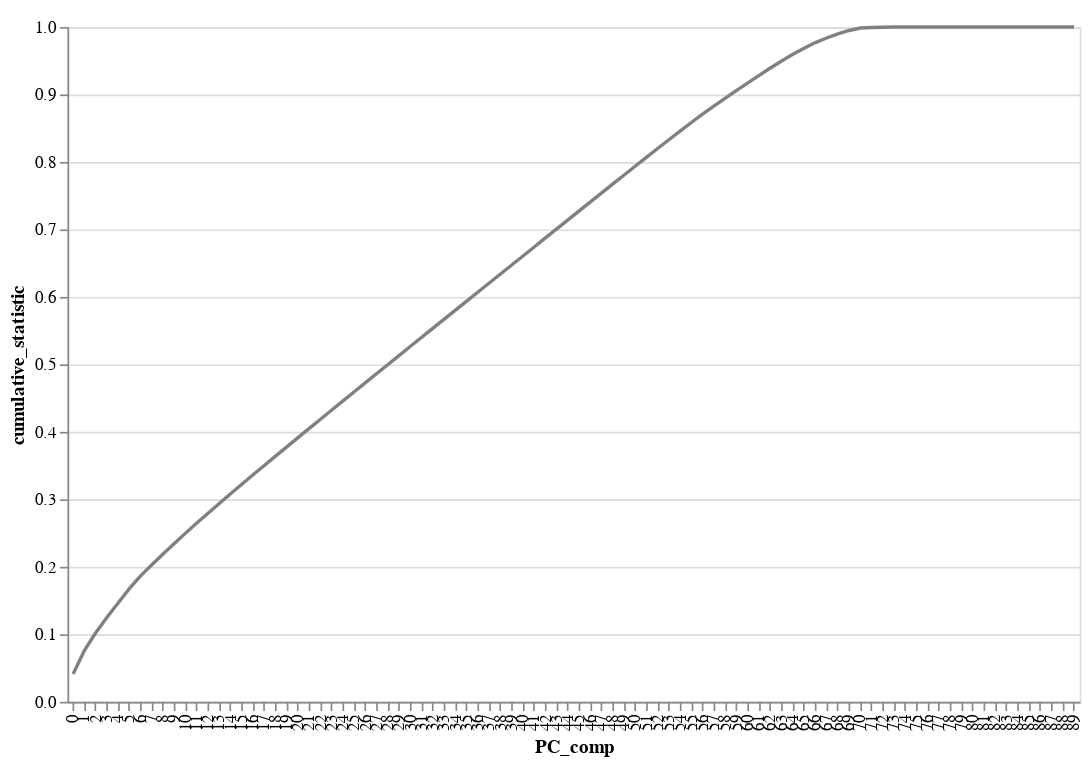

Notebook source saved alongside this figure:
### Markdown cell above
### Cumulative Variance Plot

### Code cell
#with log -  enables to understand the differences between the magnitude and makes the drawing observations easier
nearest = alt.selection(type='single', nearest=True, on='mouseover',
                        fields=['PC_comp'], empty='none')

# The basic line
#line = alt.Chart(source).mark_line(interpolate='basis').encode(
line = alt.Chart(df_pc_u).mark_line(color="gray").transform_window(
    cumulative_statistic='sum(Explained Variance)'
).encode(
    alt.Y('cumulative_statistic:Q'),#,title ="sum of Explained Variance"),
    x=('PC_comp:N'),
    #color=alt.Color('Explained_Variance:Q')
    #column=alt.Column('Explained_Variance:Q', sort=alt.SortField("sort_val", order="descending")),

).properties(
    width=600
)

# Transparent selectors across the chart. This is what tells us
# the x-value of the cursor
selectors = alt.Chart(df_pc_u).mark_point().encode(
    x='PC_comp:N',
    opacity=alt.value(0),
).add_selection(
    nearest
)
# version 5 docs
# ).add_params(
#     nearest
# )

# Draw points on the line, and highlight based on selection
points = line.mark_point().encode(
    opacity=alt.condition(nearest, alt.value(1), alt.value(0))
)

# Draw text labels near the points, and highlight based on selection
text = line.mark_text(align='left', dx=5, dy=-5).encode(
    text=alt.condition(nearest,'cumulative_statistic:Q', alt.value(' '))
)

# Draw a rule at the location of the selection
rules = alt.Chart(df_pc_u).mark_rule(color='black').encode(
    x='PC_comp:N',
).transform_filter(
    nearest
)

# Put the five layers into a chart and bind the data
chart = alt.layer(
    line, selectors, points, rules, text
).properties(
    width=800, height=400
)

chart

### Figure 1 — Vega-Lite specification as saved in the notebook (floating-point values rounded to 4 significant figures)
{"config": {"view": {"continuousWidth": 400, "continuousHeight": 300}}, "layer": [{"mark": {"type": "line", "color": "gray"}, "encoding": {"x": {"field": "PC_comp", "type": "nominal"}, "y": {"field": "cumulative_statistic", "type": "quantitative"}}, "transform": [{"window": [{"op": "sum", "field": "Explained Variance", "as": "cumulative_statistic"}]}], "width": 600}, {"mark": "point", "encoding": {"opacity": {"value": 0}, "x": {"field": "PC_comp", "type": "nominal"}}, "selection": {"selector011": {"type": "single", "nearest": true, "on": "mouseover", "fields": ["PC_comp"], "empty": "none"}}}, {"mark": "point", "encoding": {"opacity": {"condition": {"value": 1, "selection": "selector011"}, "value": 0}, "x": {"field": "PC_comp", "type": "nominal"}, "y": {"field": "cumulative_statistic", "type": "quantitative"}}, "transform": [{"window": [{"op": "sum", "field": "Explained Variance", "as": "cumulative_statistic"}]}], "width": 600}, {"mark": {"type": "rule", "color": "black"}, "encoding": {"x": {"field": "PC_comp", "type": "nominal"}}, "transform": [{"filter": {"selection": "selector011"}}]}, {"mark": {"type": "text", "align": "left", "dx": 5, "dy": -5}, "encoding": {"text": {"condition": {"field": "cumulative_statistic", "type": "quantitative", "selection": "selector011"}, "value": " "}, "x": {"field": "PC_comp", "type": "nominal"}, "y": {"field": "cumulative_statistic", "type": "quantitative"}}, "transform": [{"window": [{"op": "sum", "field": "Explained Variance", "as": "cumulative_statistic"}]}], "width": 600}], "data": {"name": "data-1ae10b3bf7e39d3991959e116b0d271b"}, "height": 400, "width": 800, "$schema": "https://vega.github.io/schema/vega-lite/v4.17.0.json", "datasets": {"data-1ae10b3bf7e39d3991959e116b0d271b": [{"Explained Variance": 0.04123, "PC_comp": 0}, {"Explained Variance": 0.03472, "PC_comp": 1}, {"Explained Variance": 0.02601, "PC_comp": 2}, {"Explained Variance": 0.02292, "PC_comp": 3}, {"Explained Variance": 0.02163, "PC_comp": 4}, {"Explained Variance": 0.02122, "PC_comp": 5}, {"Explained Variance": 0.01886, "PC_comp": 6}, {"Explained Variance": 0.01648, "PC_comp": 7}, {"Explained Variance": 0.0159, "PC_comp": 8}, {"Explained Variance": 0.01559, "PC_comp": 9}, {"Explained Variance": 0.01539, "PC_comp": 10}, {"Explained Variance": 0.01499, "PC_comp": 11}, {"Explained Variance": 0.01456, "PC_comp": 12}, {"Explained Variance": 0.0144, "PC_comp": 13}, {"Explained Variance": 0.0143, "PC_comp": 14}, {"Explained Variance": 0.01413, "PC_comp": 15}, {"Explained Variance": 0.014, "PC_comp": 16}, {"Explained Variance": 0.01387, "PC_comp": 17}, {"Explained Variance": 0.01383, "PC_comp": 18}, {"Explained Variance": 0.01375, "PC_comp": 19}, {"Explained Variance": 0.01367, "PC_comp": 20}, {"Explained Variance": 0.01365, "PC_comp": 21}, {"Explained Variance": 0.01362, "PC_comp": 22}, {"Explained Variance": 0.01358, "PC_comp": 23}, {"Explained Variance": 0.01356, "PC_comp": 24}, {"Explained Variance": 0.01354, "PC_comp": 25}, {"Explained Variance": 0.01351, "PC_comp": 26}, {"Explained Variance": 0.0135, "PC_comp": 27}, {"Explained Variance": 0.01348, "PC_comp": 28}, {"Explained Variance": 0.01346, "PC_comp": 29}, {"Explained Variance": 0.01344, "PC_comp": 30}, {"Explained Variance": 0.01344, "PC_comp": 31}, {"Explained Variance": 0.01341, "PC_comp": 32}, {"Explained Variance": 0.0134, "PC_comp": 33}, {"Explained Variance": 0.0134, "PC_comp": 34}, {"Explained Variance": 0.01338, "PC_comp": 35}, {"Explained Variance": 0.01338, "PC_comp": 36}, {"Explained Variance": 0.01337, "PC_comp": 37}, {"Explained Variance": 0.01337, "PC_comp": 38}, {"Explained Variance": 0.01337, "PC_comp": 39}, {"Explained Variance": 0.01336, "PC_comp": 40}, {"Explained Variance": 0.01336, "PC_comp": 41}, {"Explained Variance": 0.01335, "PC_comp": 42}, {"Explained Variance": 0.01335, "PC_comp": 43}, {"Explained Variance": 0.01335, "PC_comp": 44}, {"Explained Variance": 0.01334, "PC_comp": 45}, {"Explained Variance": 0.01334, "PC_comp": 46}, {"Explained Variance": 0.01333, "PC_comp": 47}, {"Explained Variance": 0.01333, "PC_comp": 48}, {"Explained Variance": 0.0133, "PC_comp": 49}, {"Explained Variance": 0.01327, "PC_comp": 50}, {"Explained Variance": 0.01321, "PC_comp": 51}, {"Explained Variance": 0.01312, "PC_comp": 52}, {"Explained Variance": 0.01294, "PC_comp": 53}, {"Explained Variance": 0.01281, "PC_comp": 54}, {"Explained Variance": 0.01273, "PC_comp": 55}, {"Explained Variance": 0.01233, "PC_comp": 56}, {"Explained Variance": 0.0121, "PC_comp": 57}, {"Explained Variance": 0.01147, "PC_comp": 58}, {"Explained Variance": 0.01132, "PC_comp": 59}, {"Explained Variance": 0.01123, "PC_comp": 60}, {"Explained Variance": 0.01104, "PC_comp": 61}, {"Explained Variance": 0.01095, "PC_comp": 62}, {"Explained Variance": 0.01027, "PC_comp": 63}, {"Explained Variance": 0.01004, "PC_comp": 64}, {"Explained Variance": 0.008905, "PC_comp": 65}, {"Explained Variance": 0.008394, "PC_comp": 66}, {"Explained Variance": 0.0069, "PC_comp": 67}, {"Explained Variance": 0.006123, "PC_comp": 68}, {"Explained Variance": 0.004942, "PC_comp": 69}, {"Explained Variance": 0.003631, "PC_comp": 70}, {"Explained Variance": 0.0007837, "PC_comp": 71}, {"Explained Variance": 0.0004555, "PC_comp": 72}, {"Explained Variance": 0.0002865, "PC_comp": 73}, {"Explained Variance": 1.279e-05, "PC_comp": 74}, {"Explained Variance": 1.105e-17, "PC_comp": 75}, {"Explained Variance": 1.084e-17, "PC_comp": 76}, {"Explained Variance": 5.062e-18, "PC_comp": 77}, {"Explained Variance": 4.562e-18, "PC_comp": 78}, {"Explained Variance": 3.085e-18, "PC_comp": 79}, {"Explained Variance": 2.175e-18, "PC_comp": 80}, {"Explained Variance": 6.789e-19, "PC_comp": 81}, {"Explained Variance": 0.0, "PC_comp": 82}, {"Explained Variance": -1.26e-19, "PC_comp": 83}, {"Explained Variance": -3.723e-19, "PC_comp": 84}, {"Explained Variance": -2.518e-18, "PC_comp": 85}, {"Explained Variance": -3.383e-18, "PC_comp": 86}, {"Explained Variance": -4.752e-18, "PC_comp": 87}, {"Explained Variance": -8.156e-18, "PC_comp": 88}, {"Explained Variance": -8.9e-18, "PC_comp": 89}]}}
